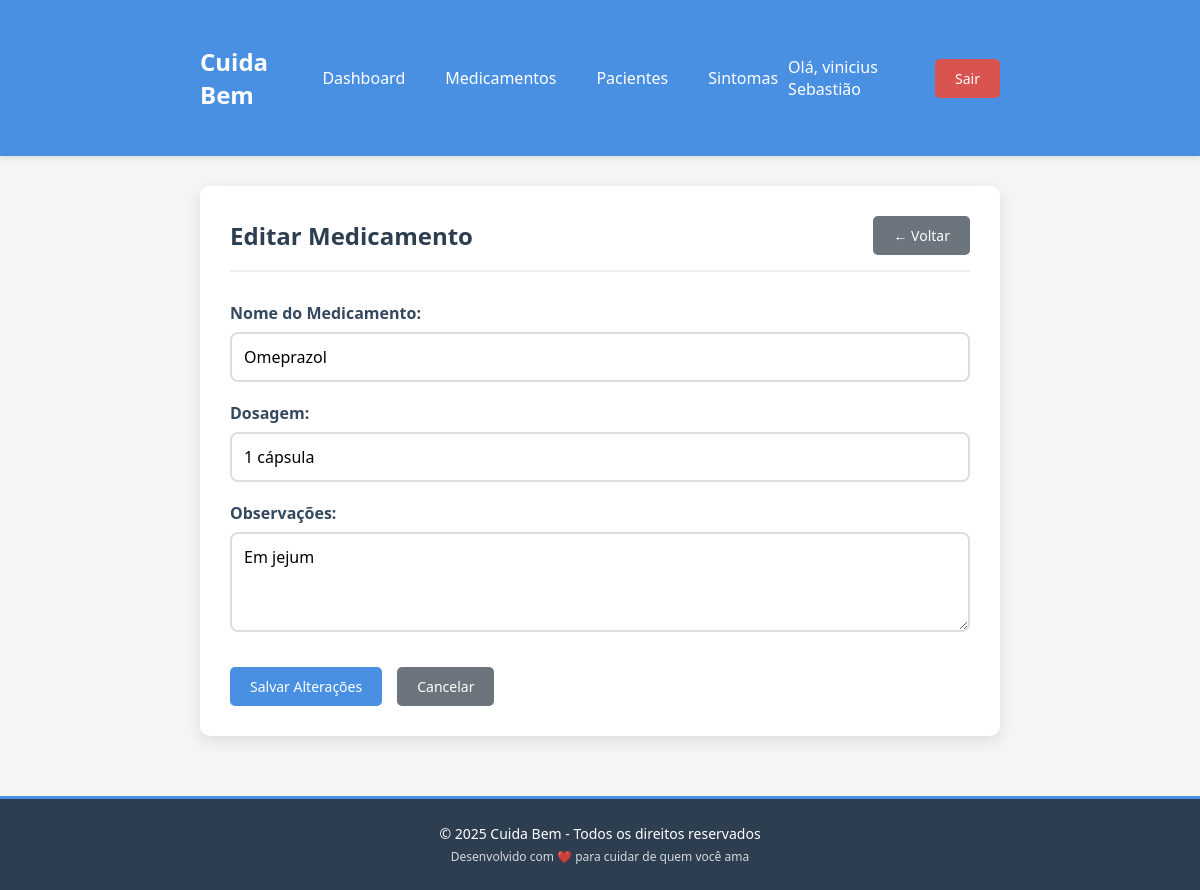
Page /editar_medicamento.php?id=2 (signed in) on the committed database.
### tables this page shows
CREATE TABLE `medicamento` (
  `id_medicamento` int(11) NOT NULL,
  `nome` varchar(100) NOT NULL,
  `dosagem` varchar(50) DEFAULT NULL,
  `observacao` text DEFAULT NULL
);

### editar_medicamento.php (the view, shortened to what this page needs)
<?php
include('conexao.php');
$id_medicamento = $_GET['id'] ?? null;
$sql = "SELECT * FROM medicamento WHERE id_medicamento = $id_medicamento";
$res = mysqli_query($id, $sql);
$medicamento = mysqli_fetch_assoc($res);
?>
<!DOCTYPE html>
<html lang="pt-BR">
<head>
</head>
<body>
    <div class="header">
        <div class="container">
            <div class="header-content">
                <div class="logo">Cuida Bem</div>
                <nav class="nav">
                    <ul>
                        <li><a href="dashboard.php">Dashboard</a></li>
                        <li><a href="medicamentos.php">Medicamentos</a></li>
                        <li><a href="pacientes.php">Pacientes</a></li>
                        <li><a href="sintomas.php">Sintomas</a></li>
                    </ul>
                </nav>
                <div class="user-info">
                    <span>Olá, <?php echo $_SESSION['usuario']['nome']; ?></span>
                    <a href="logout.php" class="btn btn-danger">Sair</a>
                </div>
            </div>
        </div>
    </div>
    <div class="container">
        <div class="card">
            <div class="card-header">
                <h1 class="card-title">Editar Medicamento</h1>
                <a href="medicamentos.php" class="btn btn-secondary">← Voltar</a>
            </div>
            <form method="POST">
                <div class="form-group">
                    <label for="nome">Nome do Medicamento:</label>
                    <input type="text" id="nome" name="nome" value="<?php echo htmlspecialchars($medicamento['nome']); ?>" required>
                </div>
                <div class="form-group">
                    <label for="dosagem">Dosagem:</label>
                    <input type="text" id="dosagem" name="dosagem" value="<?php echo htmlspecialchars($medicamento['dosagem']); ?>" placeholder="Ex: 1 comprimido, 500mg">
                </div>
                <div class="form-group">
                    <label for="observacao">Observações:</label>
                    <textarea id="observacao" name="observacao" placeholder="Instruções de uso, efeitos, etc."><?php echo htmlspecialchars($medicamento['observacao']); ?></textarea>
                </div>
                <div class="form-actions">
                    <button type="submit" name="editar_medicamento" class="btn btn-primary">Salvar Alterações</button>
                    <a href="medicamentos.php" class="btn btn-secondary">Cancelar</a>
                </div>
            </form>
        </div>
    </div>
    <?php include 'footer.php'; echo rodapeSimples(); ?>
</body>
</html>

### rows in the picture
medicamento: nome "Omeprazol", dosagem "1 cápsula", observacao "Em jejum"

### other values in the picture
$_SESSION['usuario']['nome'] "vinicius Sebastião"
